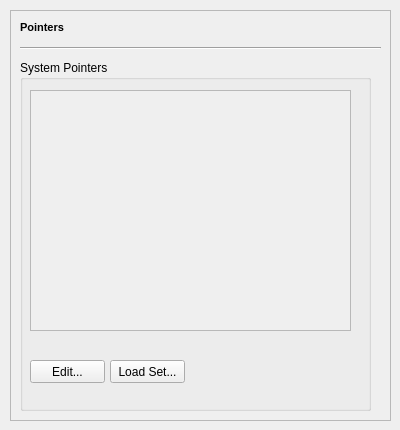
   <widget class="QWidget" name="tab_2">
    <attribute name="title">
     <string>Pointers</string>
    </attribute>
    <widget class="QFrame" name="frame_2">
     <property name="geometry">
      <rect>
       <x>10</x>
       <y>10</y>
       <width>381</width>
       <height>411</height>
      </rect>
     </property>
     <property name="frameShape">
      <enum>QFrame::StyledPanel</enum>
     </property>
     <property name="frameShadow">
      <enum>QFrame::Sunken</enum>
     </property>
     <widget class="QLabel" name="label_6">
      <property name="geometry">
       <rect>
        <x>10</x>
        <y>10</y>
        <width>61</width>
        <height>16</height>
       </rect>
      </property>
      <property name="text">
       <string>&lt;!DOCTYPE HTML PUBLIC &quot;-//W3C//DTD HTML 4.0//EN&quot; &quot;http://www.w3.org/TR/REC-html40/strict.dtd&quot;&gt;
&lt;html&gt;&lt;head&gt;&lt;meta name=&quot;qrichtext&quot; content=&quot;1&quot; /&gt;&lt;style type=&quot;text/css&quot;&gt;
p, li { white-space: pre-wrap; }
&lt;/style&gt;&lt;/head&gt;&lt;body style=&quot; font-family:'MS Shell Dlg 2'; font-size:8.25pt; font-weight:400; font-style:normal;&quot;&gt;
&lt;p style=&quot; margin-top:0px; margin-bottom:0px; margin-left:0px; margin-right:0px; -qt-block-indent:0; text-indent:0px;&quot;&gt;&lt;span style=&quot; font-size:8pt; font-weight:600;&quot;&gt;Pointers&lt;/span&gt;&lt;/p&gt;&lt;/body&gt;&lt;/html&gt;</string>
      </property>
     </widget>
     <widget class="Line" name="line_3">
      <property name="geometry">
       <rect>
        <x>10</x>
        <y>30</y>
        <width>361</width>
        <height>16</height>
       </rect>
      </property>
      <property name="orientation">
       <enum>Qt::Horizontal</enum>
      </property>
     </widget>
     <widget class="QGroupBox" name="groupBox_12">
      <property name="geometry">
       <rect>
        <x>10</x>
        <y>50</y>
        <width>351</width>
        <height>351</height>
       </rect>
      </property>
      <property name="title">
       <string>System Pointers</string>
      </property>
      <widget class="QPushButton" name="pushButton_9">
       <property name="geometry">
        <rect>
         <x>10</x>
         <y>300</y>
         <width>75</width>
         <height>23</height>
        </rect>
       </property>
       <property name="text">
        <string>Edit...</string>
       </property>
      </widget>
      <widget class="QPushButton" name="pushButton_10">
       <property name="geometry">
        <rect>
         <x>90</x>
         <y>300</y>
         <width>75</width>
         <height>23</height>
        </rect>
       </property>
       <property name="text">
        <string>Load Set...</string>
       </property>
      </widget>
      <widget class="QScrollArea" name="scrollArea">
       <property name="geometry">
        <rect>
         <x>10</x>
         <y>30</y>
         <width>321</width>
         <height>241</height>
        </rect>
       </property>
       <property name="widgetResizable">
        <bool>true</bool>
       </property>
       <widget class="QWidget" name="scrollAreaWidgetContents">
        <property name="geometry">
         <rect>
          <x>0</x>
          <y>0</y>
          <width>317</width>
          <height>237</height>
         </rect>
        </property>
       </widget>
      </widget>
     </widget>
    </widget>
   </widget>
